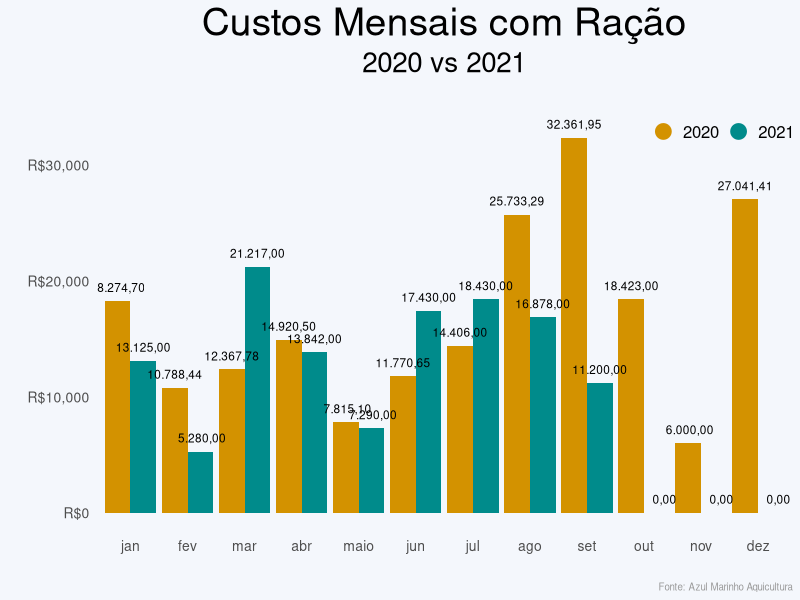

This chart was generated by the following R code:
# Custos Mensais de Ração

library(tidyverse)

feed_costs <- tibble::tribble(
  ~mes,      ~`2020`,   ~`2021`,
  "jan",    18274.70,  13125.00,
  "fev",    10788.44,   5280.00,
  "mar",    12367.78,  21217.00,
  "abr",    14920.50,  13842.00,
  "maio",    7815.10,   7290.00,
  "jun",    11770.65,  17430.00,
  "jul",    14406.00,  18430.00,
  "ago",    25733.29,  16878.00,
  "set",    32361.95,  11200.00,
  "out",    18423.00,      0.00,
  "nov",     6000.00,      0.00,
  "dez",    27041.41,      0.00,
  )



## pivot to long format with the 
## ano and valor as their own columns
feed_costs_long <- tidyr::pivot_longer(feed_costs, 
                                      cols = -"mes", 
                                      names_to = "ano", 
                                      values_to = "valor")

## plot the anos side-by-side in the original order

p <- ggplot(feed_costs_long) + 
  geom_col(aes(factor(mes, levels = feed_costs$mes), 
               valor, fill = ano), position = position_dodge(width = 0.9), na.rm = FALSE) + 
  
  
  ## add a hidden set of points to make the legend circles easily
  geom_point(aes(x = mes, y = -10, color = ano, fill = ano), size = 5, na.rm = TRUE) + 
  
  
  ## add the percentages just above each bar
 # geom_text(aes(mes, valor + 2, label = paste0("R$",valor), group = ano),
#          position = position_dodge(width = 0.9), size = 3, vjust = -1.3, na.rm = FALSE) +
  
  geom_text(aes(mes, valor + 2, label = format( valor, big.mark = ".", decimal.mark = ","), group = ano),
            position = position_dodge(width = 0.9), size = 3, vjust = -1, na.rm = FALSE) +
            
  
   ## use similar colours to the original
  scale_fill_manual(values = c(`2020` = "#D39200", `2021` = "darkcyan")) +
  scale_color_manual(values = c(`2020` = "#D39200", `2021` = "darkcyan")) + 
  
  
  ## hide the fill legend and make the color legend horizontal
  guides(fill = "none", color = guide_legend(direction = "horizontal")) +
  scale_y_continuous(labels = scales::comma_format(scale = 1, prefix = "R$"), 
                     limits = c(0, 35000)) +
  labs(title = "Custos Mensais com Ração", 
       subtitle = "2020 vs 2021", 
       caption = "Fonte: Azul Marinho Aquicultura",
       x = "", y = "") +
  theme_minimal() + 
  theme(axis.text = element_text(size = 10),
        plot.title = element_text(size = 28, hjust= 0.5), 
        plot.subtitle = element_text(size = 20, hjust = 0.5),
        plot.caption = element_text(size = 7, color = "grey60"),
        plot.background = element_rect(fill = "#f4f7fc", size = 0),
        legend.title = element_blank(),
        legend.text= element_text(size = 12),
        panel.grid = element_blank(),
  
        
        ## move the color legend to an inset 
        legend.position = c(0.9, 0.9)) 
p




